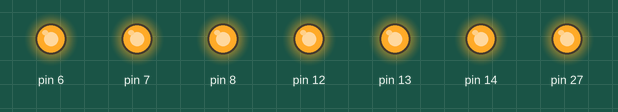
Simulated run of this sketch. Board: Arduino Mega 2560, built with avr-gcc and run on an emulated ATmega2560. Shown: output pins drawn as LEDs (lit = HIGH).

Above: at 0.1 s.
Timing chart, 0 to 1.6 s (numbered marks = the images above):
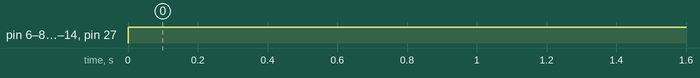

Measured:
- by itself, pin 6–8, pin 12–14, pin 27: LOW → HIGH at 0.00 s

The sketch:

7_SEG.ino
```cpp
const int A = 27;
const int B = 14;
const int C = 12;
const int D = 13;
const int E = 6;
const int F = 5;
const int G = 14;

const int N = 7;
const int SEGMENTOS[N] = {A,B,C,D,E,F,G};

void setup()
{
  pinMode(6, OUTPUT);
  pinMode(7, OUTPUT);
  pinMode(8, OUTPUT);
  pinMode(13, OUTPUT);
  pinMode(12, OUTPUT);
  pinMode(14, OUTPUT);
  pinMode(27, OUTPUT);


}


void loop()
{

  digitalWrite(27, HIGH); // A
  digitalWrite(14, HIGH); // B
  digitalWrite(12, HIGH); // C
  digitalWrite(13, HIGH); // D
  digitalWrite(8, HIGH);
  digitalWrite(7, HIGH);
  digitalWrite(6, HIGH);
  /*
  delay(1000);
  digitalWrite(27, HIGH); //
  digitalWrite(14, HIGH); //
  digitalWrite(12, HIGH); //
  digitalWrite(13, HIGH); //
  digitalWrite(9, HIGH); //
  digitalWrite(10, HIGH); //
  digitalWrite(11, LOW); //
  delay(1000);
  digitalWrite(27, LOW); //
  digitalWrite(14, HIGH); //
  digitalWrite(12, HIGH); //
  digitalWrite(13, LOW); //
  digitalWrite(9, LOW); //
  digitalWrite(10, LOW); //
  digitalWrite(11, LOW); //
  /*
  //0
    if (status2 == '1') {
      Serial.print('1');
      digitalWrite(33, HIGH); //
      digitalWrite(32, HIGH); //
      digitalWrite(27, HIGH); //
      digitalWrite(14, HIGH); //
      digitalWrite(12, HIGH); //
      digitalWrite(25, HIGH); //
      digitalWrite(26, LOW); //
      delay(1000);
    }
    else if (status2 == '2') {
      //1
      digitalWrite(33, LOW); //
      digitalWrite(32, HIGH); //
      digitalWrite(27, HIGH); //
      digitalWrite(14, LOW); //
      digitalWrite(12, LOW); //
      digitalWrite(25, LOW); //
      digitalWrite(26, LOW); //
      delay(1000);
    }
    else if (status2 == '2') {
      //2
      digitalWrite(33, HIGH); //
      digitalWrite(32, HIGH); //
      digitalWrite(27, LOW); //
      digitalWrite(14, HIGH); //
      digitalWrite(12, HIGH); //
      digitalWrite(25, LOW); //
      digitalWrite(26, HIGH); //
      delay(1000);
    }
    else if (status2 == '3') {
      //3
      digitalWrite(33, HIGH); //
      digitalWrite(32, HIGH); //
      digitalWrite(27, HIGH); //
      digitalWrite(14, HIGH); //
      digitalWrite(12, LOW); //
      digitalWrite(25, LOW); //
      digitalWrite(26, HIGH); //
      delay(1000);
    }
    else if (status2 == '4') {
      //4
      digitalWrite(33, LOW); //
      digitalWrite(32, HIGH); //
      digitalWrite(27, HIGH); //
      digitalWrite(14, LOW); //
      digitalWrite(12, LOW); //
      digitalWrite(25, HIGH); //
      digitalWrite(26, HIGH); //
      delay(1000);
    }
    else  if (status2 == '5') {
      //5
      digitalWrite(33, HIGH); //
      digitalWrite(32, LOW); //
      digitalWrite(27, HIGH); //
      digitalWrite(14, HIGH); //
      digitalWrite(12, LOW); //
      digitalWrite(25, HIGH); //
      digitalWrite(26, HIGH); //
      delay(1000);
    }
    else if (status2 == '6') {
      //6
      digitalWrite(33, LOW); //
      digitalWrite(32, LOW); //
      digitalWrite(27, HIGH); //
      digitalWrite(14, HIGH); //
      digitalWrite(12, HIGH); //
      digitalWrite(25, HIGH); //
      digitalWrite(26, HIGH); //
      delay(1000);
    }
    else if (status2 == '7') {
      //7
      digitalWrite(33, HIGH); //
      digitalWrite(32, HIGH); //
      digitalWrite(27, HIGH); //
      digitalWrite(14, LOW); //
      digitalWrite(12, LOW); //
      digitalWrite(25, LOW); //
      digitalWrite(26, LOW); //
      delay(1000);
    }
    else if (status2 == '8') {
      //8
      digitalWrite(33, HIGH); //
      digitalWrite(32, HIGH); //
      digitalWrite(27, HIGH); //
      digitalWrite(14, HIGH); //
      digitalWrite(12, HIGH); //
      digitalWrite(25, HIGH); //
      digitalWrite(26, HIGH); //
      delay(1000);
    }
  }
  */
}
```
